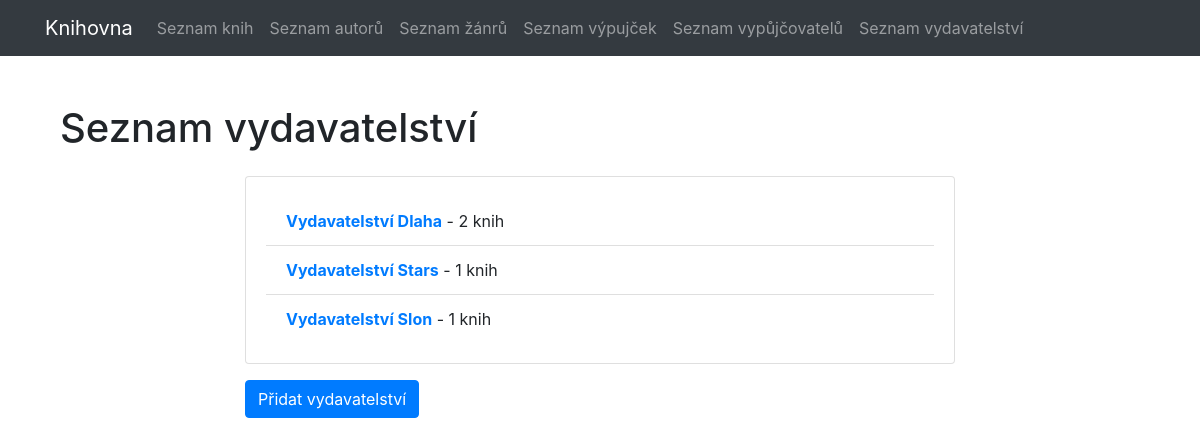
Screenshot of /publishers/ with the database file from the repository.
### library/models.py (models this page shows, shortened)
class Publisher(models.Model):
    name = models.CharField(max_length=100)

### library/views.py (the view)
# urls.py: path('publishers/', publisher_list, name='publisher_list'),
def publisher_list(request):
    publishers = Publisher.objects.annotate(num_books=Count('book'))
    return render(request, 'publisher_list.html', {'publishers': publishers})

### library/templates/publisher_list.html (shortened to what this page needs)
{% extends 'base.html' %}
{% block content %}
    <div class="container">
        <h1 class="mt-5 mb-4">Seznam vydavatelství</h1>
        <div class="row">
            <div class="col-md-8 offset-md-2">
                <div class="card">
                    <div class="card-body">
                        <ul class="list-group list-group-flush">
                            {% for publisher in publishers %}
                                <li class="list-group-item">
                                    <strong><a href="{% url 'publisher_detail' publisher.id %}">{{ publisher.name }}</a></strong> - {{ publisher.num_books }} knih
                                </li>
                            {% endfor %}
                        </ul>
                    </div>
                </div>
                <a href="{% url 'publisher_create_view' %}" class="btn btn-primary mt-3">Přidat vydavatelství</a>
            </div>
        </div>
    </div>
{% endblock %}

### rows the page displays
Publisher: name "Vydavatelství Dlaha", num_books "2"
Publisher: name "Vydavatelství Stars", num_books "1"
Publisher: name "Vydavatelství Slon", num_books "1"
